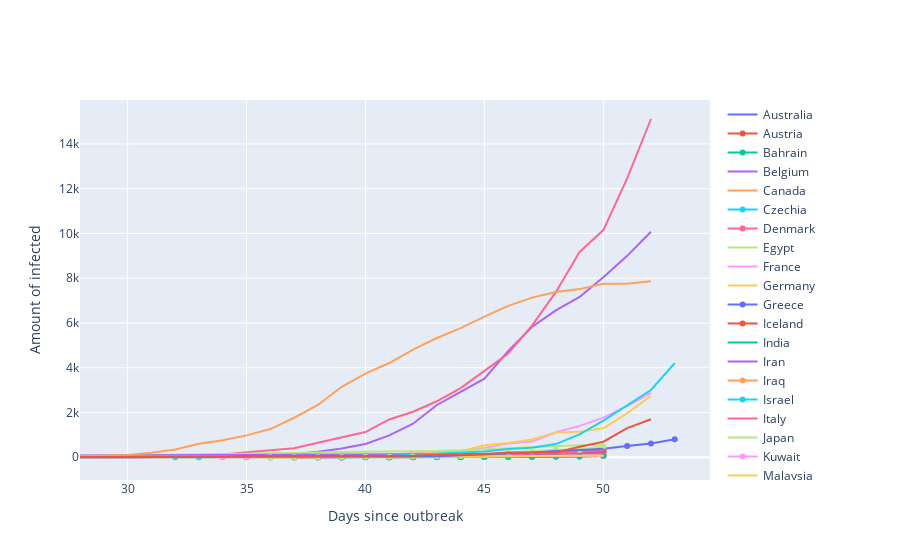

This figure's notebook cell:
### Code cell
#do a split-up
total_cases = total_cases.loc[total_cases['Year'] >= 28] #start at day 28, when there seems to be the much activation of other countries

import plotly.graph_objects as go
traces_list = []
for item in new_country_list:
    x = total_cases.loc[total_cases['Entity'] == item]['Year']
    #x = [day - list(total_cases.loc[total_cases['Entity'] == item]['Year'])[0] for day in x]

    trace = go.Scatter(x=x,
            y=total_cases.loc[total_cases['Entity'] == item]['Total confirmed cases of COVID-19'],
            name = item,
            )
    traces_list.append(trace)

Layout = go.Layout(xaxis=dict(showgrid=True, zeroline=True, showticklabels=True),
                   yaxis=dict(showgrid=True, zeroline=True, showticklabels=True),
                   xaxis_title="Days since outbreak",
                   yaxis_title="Amount of infected",
                    )

fig = go.Figure(data=traces_list, layout=Layout)
fig

### Figure 1 — Plotly figure (JSON) as saved in the notebook; plotly's stock layout.template omitted (floating-point values rounded to 4 significant figures)
{"data": [{"name": "Australia", "type": "scatter", "x": [28, 29, 30, 31, 32, 33, 34, 35, 36, 37, 38, 39, 40, 41, 42, 43, 44, 45, 46, 47, 48, 49, 50], "y": [15, 15, 15, 17, 21, 22, 22, 22, 23, 23, 23, 24, 25, 27, 33, 43, 57, 57, 62, 74, 77, 92, 112]}, {"name": "Austria", "type": "scatter", "x": [36, 37, 38, 39, 40, 41, 42, 43, 44, 45, 46, 47, 48, 49, 50], "y": [2, 2, 4, 5, 10, 10, 18, 24, 37, 47, 66, 104, 112, 131, 182]}, {"name": "Bahrain", "type": "scatter", "x": [35, 36, 37, 38, 39, 40, 41, 42, 43, 44, 45, 46, 47, 48, 49, 50], "y": [8, 26, 33, 33, 38, 40, 47, 49, 49, 49, 49, 49, 56, 79, 109, 110]}, {"name": "Belgium", "type": "scatter", "x": [28, 29, 30, 31, 32, 33, 34, 35, 36, 37, 38, 39, 40, 41, 42, 43, 44, 45, 46, 47, 48, 49, 50], "y": [1, 1, 1, 1, 1, 1, 1, 1, 1, 1, 1, 1, 1, 1, 8, 8, 23, 50, 109, 169, 200, 239, 267]}, {"name": "Canada", "type": "scatter", "x": [28, 29, 30, 31, 32, 33, 34, 35, 36, 37, 38, 39, 40, 41, 42, 43, 44, 45, 46, 47, 48, 49, 50], "y": [8, 8, 8, 8, 8, 9, 9, 10, 10, 11, 11, 14, 19, 19, 27, 30, 30, 45, 51, 57, 62, 77, 93]}, {"name": "Czechia", "type": "scatter", "x": [41, 42, 43, 44, 45, 46, 47, 48, 49, 50], "y": [3, 3, 5, 5, 12, 12, 26, 32, 38, 61]}, {"name": "Denmark", "type": "scatter", "x": [37, 38, 39, 40, 41, 42, 43, 44, 45, 46, 47, 48, 49, 50], "y": [1, 1, 2, 3, 4, 5, 8, 10, 18, 23, 31, 36, 90, 262]}, {"name": "Egypt", "type": "scatter", "x": [28, 29, 30, 31, 32, 33, 34, 35, 36, 37, 38, 39, 40, 41, 42, 43, 44, 45, 46, 47, 48, 49, 50], "y": [1, 1, 1, 1, 1, 1, 1, 1, 1, 1, 1, 1, 1, 2, 2, 2, 2, 3, 3, 48, 55, 59, 59]}, {"name": "France", "type": "scatter", "x": [28, 29, 30, 31, 32, 33, 34, 35, 36, 37, 38, 39, 40, 41, 42, 43, 44, 45, 46, 47, 48, 49, 50, 51, 52], "y": [12, 12, 12, 12, 12, 12, 12, 12, 12, 18, 38, 57, 100, 100, 191, 212, 282, 420, 613, 706, 1116, 1402, 1774, 2281, 2876]}, {"name": "Germany", "type": "scatter", "x": [28, 29, 30, 31, 32, 33, 34, 35, 36, 37, 38, 39, 40, 41, 42, 43, 44, 45, 46, 47, 48, 49, 50, 51, 52], "y": [16, 16, 16, 16, 16, 16, 16, 16, 18, 21, 26, 57, 57, 129, 157, 196, 262, 534, 639, 795, 1112, 1139, 1296, 1966, 2745]}, {"name": "Greece", "type": "scatter", "x": [37, 38, 39, 40, 41, 42, 43, 44, 45, 46, 47, 48, 49, 50], "y": [1, 3, 3, 3, 7, 7, 7, 9, 32, 32, 66, 73, 73, 89]}, {"name": "Iceland", "type": "scatter", "x": [41, 42, 43, 44, 45, 46, 47, 48, 49, 50], "y": [2, 9, 16, 26, 26, 45, 45, 55, 55, 61]}, {"name": "India", "type": "scatter", "x": [28, 29, 30, 31, 32, 33, 34, 35, 36, 37, 38, 39, 40, 41, 42, 43, 44, 45, 46, 47, 48, 49, 50], "y": [3, 3, 3, 3, 3, 3, 3, 3, 3, 3, 3, 3, 3, 3, 5, 6, 29, 30, 31, 34, 43, 44, 60]}, {"name": "Iran", "type": "scatter", "x": [30, 31, 32, 33, 34, 35, 36, 37, 38, 39, 40, 41, 42, 43, 44, 45, 46, 47, 48, 49, 50, 51, 52], "y": [2, 5, 18, 28, 43, 61, 95, 141, 245, 388, 593, 978, 1501, 2336, 2922, 3513, 4747, 5823, 6566, 7161, 8042, 9000, 10075]}, {"name": "Iraq", "type": "scatter", "x": [35, 36, 37, 38, 39, 40, 41, 42, 43, 44, 45, 46, 47, 48, 49, 50], "y": [1, 5, 6, 7, 8, 13, 19, 26, 31, 36, 36, 44, 54, 60, 61, 61]}, {"name": "Israel", "type": "scatter", "x": [32, 33, 34, 35, 36, 37, 38, 39, 40, 41, 42, 43, 44, 45, 46, 47, 48, 49, 50], "y": [1, 1, 1, 2, 2, 2, 3, 5, 7, 7, 10, 12, 15, 15, 19, 25, 39, 39, 75]}, {"name": "Italy", "type": "scatter", "x": [28, 29, 30, 31, 32, 33, 34, 35, 36, 37, 38, 39, 40, 41, 42, 43, 44, 45, 46, 47, 48, 49, 50, 51, 52], "y": [3, 3, 3, 3, 9, 76, 124, 229, 322, 400, 650, 888, 1128, 1689, 2036, 2502, 3089, 3858, 4636, 5883, 7375, 9172, 10149, 12462, 15113]}, {"name": "Japan", "type": "scatter", "x": [28, 29, 30, 31, 32, 33, 34, 35, 36, 37, 38, 39, 40, 41, 42, 43, 44, 45, 46, 47, 48, 49, 50], "y": [65, 73, 85, 93, 105, 132, 144, 157, 164, 186, 210, 230, 239, 254, 268, 284, 317, 349, 408, 455, 488, 514, 568]}, {"name": "Kuwait", "type": "scatter", "x": [34, 35, 36, 37, 38, 39, 40, 41, 42, 43, 44, 45, 46, 47, 48, 49, 50], "y": [3, 8, 12, 43, 43, 45, 45, 56, 56, 56, 58, 58, 58, 62, 64, 65, 69]}, {"name": "Malaysia", "type": "scatter", "x": [28, 29, 30, 31, 32, 33, 34, 35, 36, 37, 38, 39, 40, 41, 42, 43, 44, 45, 46, 47, 48, 49, 50], "y": [22, 22, 22, 22, 22, 22, 22, 22, 22, 22, 24, 24, 24, 24, 29, 50, 50, 55, 83, 93, 93, 117, 129]}, {"name": "Netherlands", "type": "scatter", "x": [38, 39, 40, 41, 42, 43, 44, 45, 46, 47, 48, 49, 50, 51, 52, 53], "y": [1, 2, 7, 13, 18, 28, 38, 82, 128, 188, 265, 321, 382, 503, 614, 804]}, {"name": "Norway", "type": "scatter", "x": [37, 38, 39, 40, 41, 42, 43, 44, 45, 46, 47, 48, 49, 50], "y": [1, 4, 6, 15, 19, 25, 32, 56, 86, 113, 147, 169, 192, 277]}, {"name": "San Marino", "type": "scatter", "x": [39, 40, 41, 42, 43, 44, 45, 46, 47, 48, 49, 50], "y": [1, 1, 1, 8, 8, 16, 21, 24, 27, 37, 49, 63]}, {"name": "Singapore", "type": "scatter", "x": [28, 29, 30, 31, 32, 33, 34, 35, 36, 37, 38, 39, 40, 41, 42, 43, 44, 45, 46, 47, 48, 49, 50], "y": [77, 81, 84, 85, 86, 89, 89, 90, 91, 93, 96, 98, 102, 106, 108, 110, 110, 117, 130, 138, 150, 160, 166]}, {"name": "South Korea", "type": "scatter", "x": [28, 29, 30, 31, 32, 33, 34, 35, 36, 37, 38, 39, 40, 41, 42, 43, 44, 45, 46, 47, 48, 49, 50, 51, 52], "y": [31, 51, 104, 204, 346, 602, 763, 977, 1261, 1766, 2337, 3150, 3736, 4212, 4812, 5328, 5766, 6284, 6767, 7134, 7382, 7513, 7755, 7755, 7869]}, {"name": "Spain", "type": "scatter", "x": [28, 29, 30, 31, 32, 33, 34, 35, 36, 37, 38, 39, 40, 41, 42, 43, 44, 45, 46, 47, 48, 49, 50, 52, 53], "y": [2, 2, 2, 2, 2, 2, 2, 2, 2, 12, 25, 32, 45, 45, 114, 151, 198, 257, 374, 430, 589, 1024, 1639, 3004, 4209]}, {"name": "Sweden", "type": "scatter", "x": [28, 29, 30, 31, 32, 33, 34, 35, 36, 37, 38, 39, 40, 41, 42, 43, 44, 45, 46, 47, 48, 49, 50], "y": [1, 1, 1, 1, 1, 1, 1, 1, 1, 2, 7, 12, 13, 14, 15, 24, 35, 61, 137, 161, 203, 248, 326]}, {"name": "Switzerland", "type": "scatter", "x": [36, 37, 38, 39, 40, 41, 42, 43, 44, 45, 46, 47, 48, 49, 50], "y": [1, 1, 6, 10, 18, 24, 30, 37, 56, 86, 209, 264, 332, 332, 491]}, {"name": "Thailand", "type": "scatter", "x": [28, 29, 30, 31, 32, 33, 34, 35, 36, 37, 38, 39, 40, 41, 42, 43, 44, 45, 46, 47, 48, 49, 50], "y": [35, 35, 35, 35, 35, 35, 35, 37, 40, 40, 40, 42, 42, 42, 43, 43, 47, 47, 48, 50, 50, 53, 59]}, {"name": "United Arab Emirates", "type": "scatter", "x": [28, 29, 30, 31, 32, 33, 34, 35, 36, 37, 38, 39, 40, 41, 42, 43, 44, 45, 46, 47, 48, 49, 50], "y": [9, 9, 9, 9, 11, 13, 13, 13, 13, 13, 19, 19, 19, 21, 21, 27, 27, 27, 45, 45, 45, 59, 74]}, {"name": "United Kingdom", "type": "scatter", "x": [28, 29, 30, 31, 32, 33, 34, 35, 36, 37, 38, 39, 40, 41, 42, 43, 44, 45, 46, 47, 48, 49, 50], "y": [9, 9, 9, 9, 9, 9, 9, 13, 13, 13, 16, 20, 23, 36, 39, 51, 89, 118, 167, 210, 277, 323, 373]}, {"name": "United States", "type": "scatter", "x": [28, 29, 30, 31, 32, 33, 34, 35, 36, 37, 38, 39, 40, 41, 42, 43, 44, 45, 46, 47, 48, 49, 50, 51, 52], "y": [15, 15, 15, 15, 35, 35, 35, 53, 53, 59, 59, 62, 62, 62, 64, 108, 129, 148, 213, 213, 213, 472, 696, 1301, 1697]}], "layout": {"xaxis": {"showgrid": true, "showticklabels": true, "title": {"text": "Days since outbreak"}, "zeroline": true}, "yaxis": {"showgrid": true, "showticklabels": true, "title": {"text": "Amount of infected"}, "zeroline": true}}}
